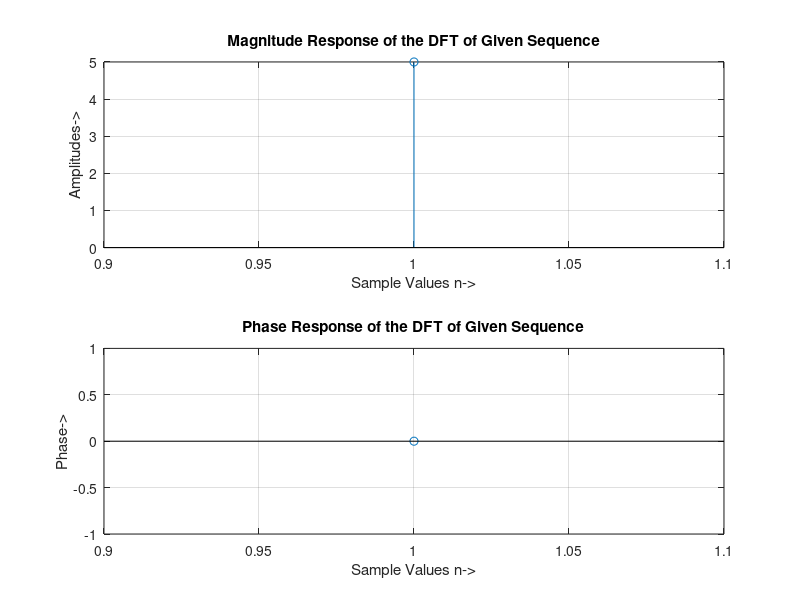

The MATLAB source for this figure:
a = input('Enter Sequence of [a]: ');
N = length(a);
disp('The Length of the Sequence of [a] is: ');
disp(N);
for k = 1 : N
    y(k) = 0;
    for i = 1 : N
        y(k) = y(k) + a(i) * exp((-2 * pi * 1i / N) * ((i - 1) * (k - 1))); 
    end
end

k = 1 : N;
disp('The Fourier Transform is');
disp(y(k));
subplot(211);
stem(k, abs(y(k)));
grid;
xlabel('Sample Values n->');
ylabel('Amplitudes->');
title('Magnitude Response of the DFT of Given Sequence');
subplot(212);
stem(angle(y(k)) * (180 / pi));
grid;
xlabel('Sample Values n->');
ylabel('Phase->');
title('Phase Response of the DFT of Given Sequence');